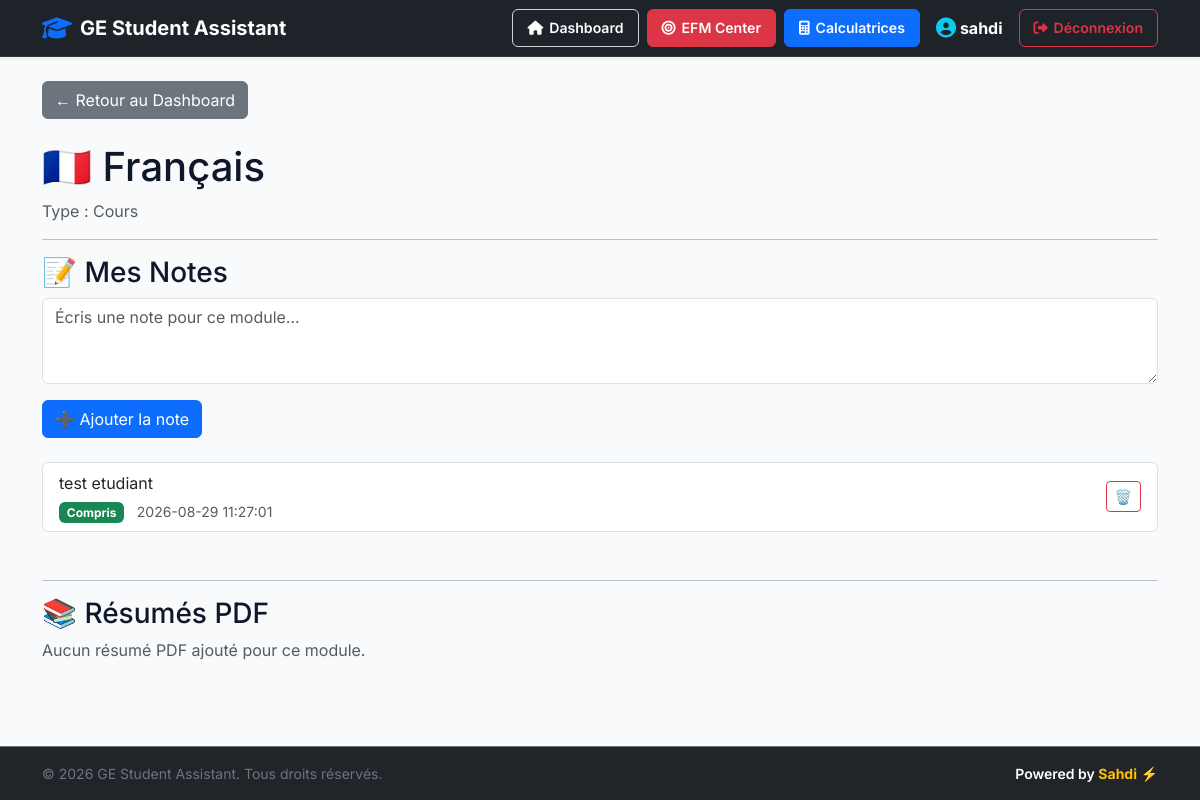
Page /module/1 (signed in) on the committed database.
### tables this page shows
CREATE TABLE users (
            id INTEGER PRIMARY KEY AUTOINCREMENT,
            username TEXT UNIQUE NOT NULL,
            email TEXT UNIQUE NOT NULL,
            password TEXT NOT NULL,
            is_active INTEGER DEFAULT 1,
            created_at TIMESTAMP DEFAULT CURRENT_TIMESTAMP
        , role TEXT DEFAULT 'student', status TEXT DEFAULT 'Actif');

CREATE TABLE modules (
            id INTEGER PRIMARY KEY AUTOINCREMENT,
            name TEXT NOT NULL,
            type TEXT NOT NULL,
            icon TEXT
        );

CREATE TABLE notes (
            id INTEGER PRIMARY KEY AUTOINCREMENT,
            module_id INTEGER NOT NULL,
            title TEXT NOT NULL,
            content TEXT NOT NULL,
            created_at TIMESTAMP DEFAULT CURRENT_TIMESTAMP, status TEXT DEFAULT 'Compris', user_id INTEGER DEFAULT 1,
            FOREIGN KEY (module_id) REFERENCES modules(id)
        );

### app.py (the view)
@app.route("/module/<int:id>")
def module_detail(id):
    conn = get_db()
    module = conn.execute(
        "SELECT * FROM modules WHERE id = ?", (id,)
    ).fetchone()
    notes = conn.execute(
        "SELECT * FROM notes WHERE module_id = ? AND user_id = ? ORDER BY created_at DESC",
        (id, g.user["id"]),
    ).fetchall()
    resumes = conn.execute(
        "SELECT * FROM resumes WHERE module_id = ? ORDER BY created_at DESC",
        (id,),
    ).fetchall()
    conn.close()
    if module is None:
        return "Module introuvable", 404
    return render_template(
        "module_detail.html", module=module, notes=notes, resumes=resumes
    )

### app.py (called while the page is built)
def get_db():
    conn = sqlite3.connect("database.db")
    conn.row_factory = sqlite3.Row
    return conn

@app.before_request
def load_logged_in_user():
    user_id = session.get("user_id")
    if user_id is None:
        g.user = None
    else:
        conn = get_db()
        g.user = conn.execute("SELECT * FROM users WHERE id = ?", (user_id,)).fetchone()
        conn.close()

### templates/module_detail.html (shortened to what this page needs)
{% extends "base.html" %}
{% block content %}
<a href="/" class="btn btn-secondary mb-4">← Retour au Dashboard</a>
<h1>{{ module["icon"] }} {{ module["name"] }}</h1>
<p class="text-muted">Type : {{ module["type"] }}</p>
<hr>
<h3>📝 Mes Notes</h3>
<form method="POST" action="/module/{{ module['id'] }}/add-note" class="mb-4">
    <div class="mb-3">
        <textarea name="content" class="form-control" rows="3" placeholder="Écris une note pour ce module..." required></textarea>
    </div>
    <button type="submit" class="btn btn-primary">➕ Ajouter la note</button>
</form>
{% if notes %}
<div class="list-group mb-5">
    {% for note in notes %}
    <div class="list-group-item d-flex justify-content-between align-items-center">
        <div>
            <p class="mb-1">{{ note["content"] }}</p>
            {% if note["status"] == "Important" %}
            <span class="badge bg-danger">Important</span>
            {% elif note["status"] == "A réviser" %}
            <span class="badge bg-warning text-dark">A réviser</span>
            {% else %}
            <span class="badge bg-success">Compris</span>
            {% endif %}
            <small class="text-muted ms-2">{{ note["created_at"] }}</small>
        </div>
        <form method="POST" action="/note/delete/{{ note['id'] }}" onsubmit="return confirm('Supprimer cette note ?');">
            <button type="submit" class="btn btn-outline-danger btn-sm">🗑️</button>
        </form>
    </div>
    {% endfor %}
</div>
{% else %}
<p class="text-muted mb-5">Aucune note enregistrée pour ce module.</p>
{% endif %}
<hr>
<h3>📚 Résumés PDF</h3>
{% if resumes %}
<div class="row">
    {% for resume in resumes %}
    <div class="col-md-6 mb-3">
        <div class="card shadow-sm">
            <div class="card-body d-flex justify-content-between align-items-center">
                <div>
                    <h5 class="card-title mb-1">📄 {{ resume["title"] }}</h5>
                    <small class="text-muted">{{ resume["created_at"] }}</small>
                </div>
                <div>
                    <a href="/uploads/{{ resume['filename'] }}" target="_blank" class="btn btn-outline-primary btn-sm me-1">👁️</a>
                    {% if g.user and g.user['role'] == 'admin' %}
                    <form method="POST" action="/resume/delete/{{ resume['id'] }}" class="d-inline" onsubmit="return confirm('Supprimer ce PDF ?');">
                        <button type="submit" class="btn btn-outline-danger btn-sm">🗑️</button>
                    </form>
                    {% endif %}
                </div>
            </div>
        </div>
    </div>
    {% endfor %}
</div>
{% else %}
<p class="text-muted">Aucun résumé PDF ajouté pour ce module.</p>
{% endif %}
{% endblock %}

### templates/base.html (shortened to what this page needs)
<!DOCTYPE html>
<html lang="fr">
<head>
    <link href="https://cdn.jsdelivr.net/npm/bootstrap@5.3.0/dist/css/bootstrap.min.css" rel="stylesheet">
    <link rel="stylesheet" href="https://cdnjs.cloudflare.com/ajax/libs/font-awesome/6.5.1/css/all.min.css">
</head>
<body class="d-flex flex-column min-vh-100">
    {% block navbar %}
    <nav class="navbar navbar-expand-lg navbar-dark custom-navbar shadow-sm sticky-top">
        <div class="container">
            <a class="navbar-brand fw-bold d-flex align-items-center gap-2" href="/">
                <i class="fa-solid fa-graduation-cap text-primary fs-4"></i> GE Student Assistant
            </a>
            <div class="collapse navbar-collapse" id="navbarContent">
                <div class="ms-auto d-flex flex-column flex-lg-row align-items-lg-center gap-2 navbar-nav-container">
                    {% set current_user = g.user if g and g.user else session.get('user') %}
                    {% if current_user or session.get('username') %}
                        {% set username = current_user['username'] if current_user and current_user['username'] else session.get('username', 'Yassine') %}
                        {% set role = current_user['role'] if current_user and current_user['role'] else session.get('role', '') %}
                        <a href="/" class="nav-btn btn-nav-dashboard {% if request.path == '/' or request.path == '/dashboard' %}active{% endif %}">
                            <i class="fa-solid fa-house"></i> Dashboard
                        </a>
                        <a href="/efm-center" class="nav-btn btn-nav-efm {% if request.path == '/efm-center' or request.path == '/efm' or '/efm/' in request.path %}active{% endif %}">
                            <i class="fa-solid fa-bullseye"></i> EFM Center
                        </a>
                        <a href="/calculatrices" class="nav-btn btn-nav-calc {% if request.path == '/calculatrices' or request.path == '/calculators' or '/calcul' in request.path %}active{% endif %}">
                            <i class="fa-solid fa-calculator"></i> Calculatrices
                        </a>
                        <div class="d-flex align-items-center justify-content-center gap-1 text-white px-2 py-1 user-badge-mobile">
                            <i class="fa-solid fa-circle-user text-info fs-5"></i>
                            <strong>{{ username }}</strong>
                        </div>
                        <a href="/logout" class="nav-btn btn-nav-logout">
                            <i class="fa-solid fa-right-from-bracket"></i> Déconnexion
                        </a>
                    {% endif %}
                </div>
            </div>
        </div>
    </nav>
    {% endblock %}
    <main class="container py-4 flex-grow-1">
        {% block content %}
        {% endblock %}
    </main>
    <footer class="bg-dark text-white text-center py-3 border-top border-secondary mt-auto">
        <div class="container d-flex flex-column flex-md-row justify-content-between align-items-center gap-2">
            <small class="text-secondary">
                © 2026 GE Student Assistant. Tous droits réservés.
            </small>
            <small class="fw-semibold">
                Powered by <span class="text-warning fw-bold">Sahdi</span> ⚡
            </small>
        </div>
    </footer>
</body>
</html>

### templates/base.html (style rules this page uses)
:root { --bg-main: #f8fafc; --card-bg: #ffffff; --text-primary: #0f172a; --accent-blue: #2563eb; --accent-orange: #f97316; --border-color: #e2e8f0; --shadow-hover: 0 10px 15px -3px rgba(37, 99, 235, 0.12), 0 4px 6px -4px rgba(37, 99, 235, 0.08); }
body { font-family: 'Inter', 'Cairo', sans-serif; background-color: var(--bg-main); color: var(--text-primary); }
.custom-navbar { background-color: #1e232a !important; border-bottom: 1px solid rgba(255, 255, 255, 0.08); }
.nav-btn { border-radius: 6px; font-weight: 600; font-size: 0.88rem; padding: 7px 14px; display: inline-flex; align-items: center; justify-content: center; gap: 6px; transition: all 0.2s cubic-bezier(0.4, 0, 0.2, 1); text-decoration: none; }
.btn-nav-dashboard { background-color: transparent; color: #ffffff; border: 1px solid rgba(255, 255, 255, 0.8); }
.btn-nav-efm { background-color: #dc3545; color: #ffffff; border: 1px solid #dc3545; }
.btn-nav-calc { background-color: #0d6efd; color: #ffffff; border: 1px solid #0d6efd; }
.btn-nav-logout { background-color: transparent; color: #dc3545; border: 1px solid #dc3545; }

### rows in the picture
users: username "sahdi"
modules: icon "🇫🇷", name "Français", type "Cours"
notes: content "test etudiant", status "Compris", created_at "2026-08-29 11:27:01"
